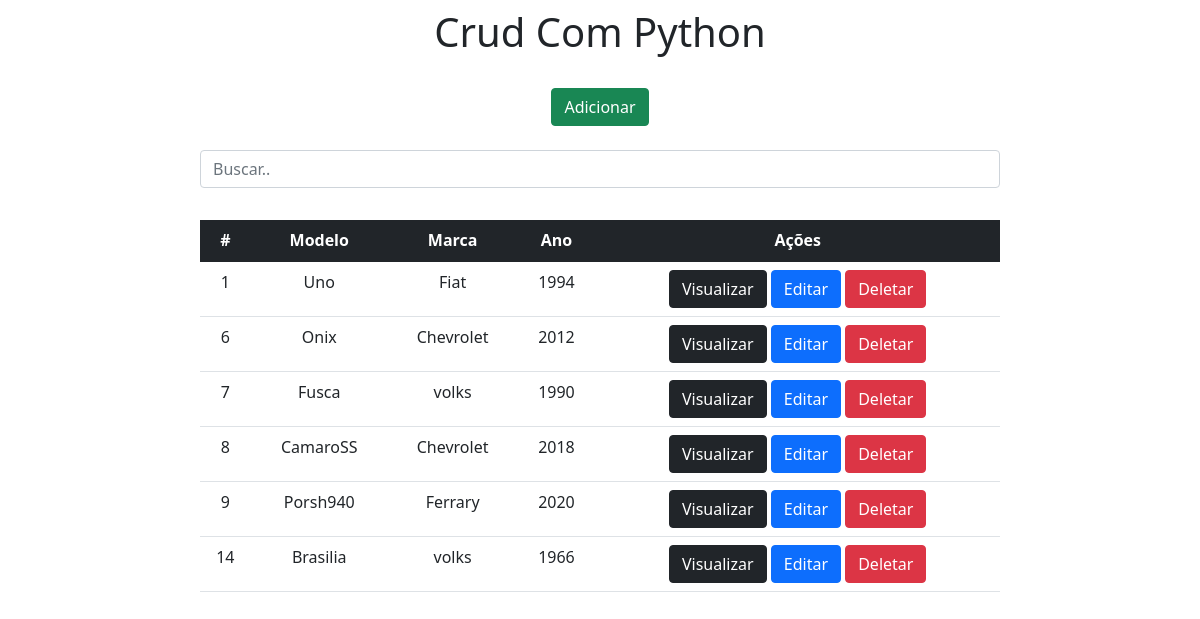
The page / on the database its author committed.
### app/models.py (models this page shows)
class Carros(models.Model):
    modelo = models.CharField(max_length=150)
    marca = models.CharField(max_length=100)
    ano = models.IntegerField()

### app/views.py (the view)
# urls.py: 2. Add a URL to urlpatterns:  path('', views.home, name='home')
def home(request):
    data = {}
    search = request.GET.get('search')
    if search:
        data['db'] = Carros.objects.filter(modelo__icontains=search)
    else:
        data['db'] = Carros.objects.all()
    return render(request, 'index.html',data)

### app/templates/index.html (shortened to what this page needs)
<!DOCTYPE html>
<html lang="pt-br">
<head>
    <link href="https://cdn.jsdelivr.net/npm/bootstrap@5.1.3/dist/css/bootstrap.min.css" rel="stylesheet">
</head>
<body>
    <div class=" col-8 m-auto pt-2 pb-2 text-center">
        <h1> Crud Com Python </h1>
    </div>
    <div class=" col-8 m-auto pt-3 pb-2 text-center">
        <a href="/form" class="btn btn-success">Adicionar</a>
    </div>
    <div class=" col-8 m-auto pt-3 pb-2 text-center">
        <form method="get">
            <input type="text" id="search" name="search" class="form-control" placeholder="Buscar..">
        </form>
    </div>
    <div class=" col-8 m-auto pt-4 pb-2 text-center">
       <table class="table">
          <thead class="table table-dark">
            <tr>
              <th scope="col">#</th>
              <th scope="col">Modelo</th>
              <th scope="col">Marca</th>
              <th scope="col">Ano</th>
              <th scope="col">Ações</th>
            </tr>
          </thead>
          <tbody>
          {% for dbs in db %}
           <tr>
              <td>{{dbs.id}}</td>
              <td>{{dbs.modelo}}</td>
              <td>{{dbs.marca}}</td>
              <td>{{dbs.ano}}</td>
              <td>
                  <a href="/view/{{dbs.id}}/"class="btn btn-dark">Visualizar</a>
                  <a href="/edit/{{dbs.id}}/"class="btn btn-primary">Editar</a>
                  <a href="/delete/{{dbs.id}}/"class="btn btn-danger btnDel">Deletar</a>
              </td>
            </tr>
          {% endfor  %}
          </tbody>
       </table>
    </div>
    {%load static%}
</body>
</html>

### rows shown on the page
Carros: id "1", modelo "Uno", marca "Fiat", ano "1994"
Carros: id "6", modelo "Onix", marca "Chevrolet", ano "2012"
Carros: id "7", modelo "Fusca", marca "volks", ano "1990"
Carros: id "8", modelo "CamaroSS", marca "Chevrolet", ano "2018"
Carros: id "9", modelo "Porsh940", marca "Ferrary", ano "2020"
Carros: id "14", modelo "Brasilia", marca "volks", ano "1966"
